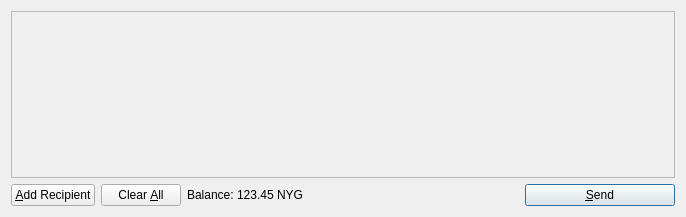
<?xml version="1.0" encoding="UTF-8"?>
<ui version="4.0">
 <class>SendCoinsDialog</class>
 <widget class="QDialog" name="SendCoinsDialog">
  <property name="geometry">
   <rect>
    <x>0</x>
    <y>0</y>
    <width>686</width>
    <height>217</height>
   </rect>
  </property>
  <property name="windowTitle">
   <string>Send Coins</string>
  </property>
  <layout class="QVBoxLayout" name="verticalLayout">
   <item>
    <widget class="QScrollArea" name="scrollArea">
     <property name="widgetResizable">
      <bool>true</bool>
     </property>
     <widget class="QWidget" name="scrollAreaWidgetContents">
      <property name="geometry">
       <rect>
        <x>0</x>
        <y>0</y>
        <width>660</width>
        <height>149</height>
       </rect>
      </property>
      <layout class="QVBoxLayout" name="verticalLayout_2">
       <property name="margin">
        <number>0</number>
       </property>
       <item>
        <layout class="QVBoxLayout" name="entries">
         <property name="spacing">
          <number>6</number>
         </property>
        </layout>
       </item>
       <item>
        <spacer name="verticalSpacer">
         <property name="orientation">
          <enum>Qt::Vertical</enum>
         </property>
         <property name="sizeHint" stdset="0">
          <size>
           <width>20</width>
           <height>40</height>
          </size>
         </property>
        </spacer>
       </item>
      </layout>
     </widget>
    </widget>
   </item>
   <item>
    <layout class="QHBoxLayout" name="horizontalLayout">
     <item>
      <widget class="QPushButton" name="addButton">
       <property name="toolTip">
        <string>Send to multiple recipients at once</string>
       </property>
       <property name="text">
        <string>&amp;Add Recipient</string>
       </property>
       <property name="autoDefault">
        <bool>false</bool>
       </property>
      </widget>
     </item>
     <item>
      <widget class="QPushButton" name="clearButton">
       <property name="sizePolicy">
        <sizepolicy hsizetype="Minimum" vsizetype="Fixed">
         <horstretch>0</horstretch>
         <verstretch>0</verstretch>
        </sizepolicy>
       </property>
       <property name="toolTip">
        <string>Remove all transaction fields</string>
       </property>
       <property name="text">
        <string>Clear &amp;All</string>
       </property>
       <property name="autoRepeatDelay">
        <number>300</number>
       </property>
       <property name="autoDefault">
        <bool>false</bool>
       </property>
      </widget>
     </item>
     <item>
      <layout class="QHBoxLayout" name="horizontalLayout_2">
       <property name="spacing">
        <number>3</number>
       </property>
       <item>
        <widget class="QLabel" name="label">
         <property name="text">
          <string>Balance:</string>
         </property>
        </widget>
       </item>
       <item>
        <widget class="QLabel" name="labelBalance">
         <property name="cursor">
          <cursorShape>IBeamCursor</cursorShape>
         </property>
         <property name="text">
          <string>123.45 NYG</string>
         </property>
         <property name="textInteractionFlags">
          <set>Qt::LinksAccessibleByMouse|Qt::TextSelectableByKeyboard|Qt::TextSelectableByMouse</set>
         </property>
        </widget>
       </item>
      </layout>
     </item>
     <item>
      <spacer name="horizontalSpacer">
       <property name="orientation">
        <enum>Qt::Horizontal</enum>
       </property>
       <property name="sizeHint" stdset="0">
        <size>
         <width>40</width>
         <height>20</height>
        </size>
       </property>
      </spacer>
     </item>
     <item>
      <widget class="QPushButton" name="sendButton">
       <property name="minimumSize">
        <size>
         <width>150</width>
         <height>0</height>
        </size>
       </property>
       <property name="toolTip">
        <string>Confirm the send action</string>
       </property>
       <property name="text">
        <string>&amp;Send</string>
       </property>
       <property name="icon">
        <iconset resource="../bitcoin.qrc">
         <normaloff>:/icons/send</normaloff>:/icons/send</iconset>
       </property>
       <property name="default">
        <bool>true</bool>
       </property>
      </widget>
     </item>
    </layout>
   </item>
  </layout>
 </widget>
 <resources>
  <include location="../bitcoin.qrc"/>
 </resources>
 <connections/>
</ui>
